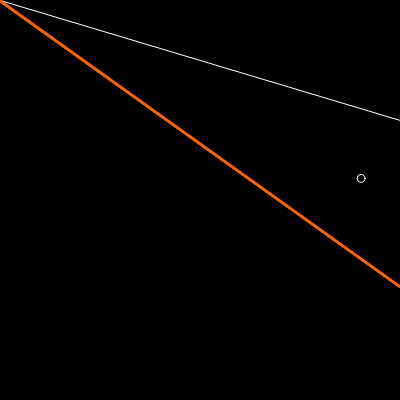
Frame 1 (no input)
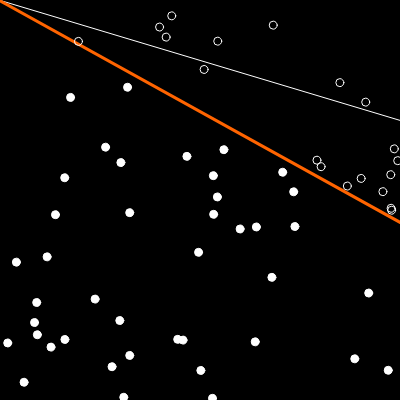
Frame 60 (no input)
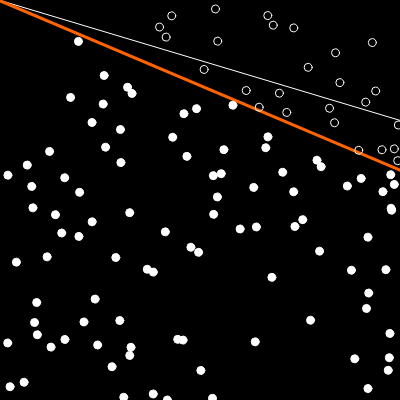
Frame 120 (the mouse pressed at the canvas centre since frame 60)

The p5.js sketch that drew these frames (run headless with seeded random() and noise() and a simulated clock; from frame 60 on, the mouse is pressed at the canvas centre):

// p5.js sketch
// ── sketch.js
let sampleSize = 2000;
let samplex = new Array(sampleSize).fill(0).map((x) => Math.random());
let sampley = new Array(sampleSize).fill(0).map((x) => Math.random());
let inputs = [];
let correct = [];
let neuron;

// The function to describe a line
function f(x) {
  let y = 0.3 * x + 0.4;
  return y;
}

/* function linear(x, y) {
  if (x >= y) {
    return +1;
  } else {
    return -1;
  }
} */
function setup() {
  //create training training sample
  createCanvas(400, 400);
  samplex = samplex.map((x) => map(x, 0, 1, 0, width));
  sampley = sampley.map((x) => map(x, 0, 1, 0, height));

  //training sample
  for (let i = 0; i < sampleSize; i++) {
    inputs[i] = [samplex[i], sampley[i], 1];
    if (f(samplex[i]) >= sampley[i]) {
      correct[i] = +1;
    } else {
      correct[i] = -1;
    }
  }
  //frameRate(1); //very slowly

  neuron = new Perceptron();
}

let index = 0;

function draw() {
  background(0);

  //plot right line
  stroke(255);
  line(0, f(0), width, f(width));
  //train slowly
  neuron.train(inputs[index], correct[index]);
  index = (index + 1) % sampleSize;
  console.log(index);

  //draw current line
  // Formula is weights[0]*x + weights[1]*y + weights[2] = 0
  let w = neuron.getWeights();
  let a = -w[0] / w[1];
  let b = -w[2] / w[1];
  let x1 = 0;
  let x2 = width;
  let y1 = +a * x1 + b;
  let y2 = +a * x2 + b;
  stroke(255, 100, 0);
  strokeWeight(3);
  line(x1, y1, x2, y2);

  //how its performing?
  noStroke();
  for (let i = 0; i < index; i++) {
    let guess = neuron.feedforward(inputs[i]);
    stroke(255);
    strokeWeight(1);
    fill(255);
    if (guess > 0) noFill();
    /* stroke(255, 0, 0);
    if (guess == correct[i]) {
      stroke(0, 255, 0);
    } */
    //just draw the point below the current line
    ellipse(inputs[i][0], inputs[i][1], 8, 8);
  }
}

function mousePressed() {
  console.log("train");
  //train 10 times

  /* for (let i = 0; i < sampleSize; i++) {
    neuron.train(inputs[i], correct[i]); 
  } */

  console.log(neuron.getWeights());
}

// ── Population.js




class Population {
    constructor(p, m, num) {
        this.population = [];
        this.matingPool = [];
        this.generations = 0; // counter
        this.finished = false; // flag

        this.target = p; // Target phrase
        this.mutationRate = m; // Mutation rate
        this.perfectScore = 1; //perfection

        this.best = ""; // just to print the best phrase on screen

        for (let i = 0; i < num; i++) {
            this.population[i] = new DNA(this.target.length);
            // array of arrays [, , , , ] -> [[A,B,C,D], [A,x,C,r], [w,?,s,A], ....]
        }
    }

    calcFitness() {
        for (let i = 0; i < this.population.length; i++) {
          this.population[i].calcFitness(this.target); //just call the DNA method
        }
    }

    acceptReject(maxFitness) {
      let i = 0
      while(i < 1000) {
        let ix = floor(random(this.population.length)) //pick an element

        let proba = random(0,maxFitness) //run your chances
        if (proba < this.population[ix].fitness) { //is proba less that your possibilities?
          //if you have a fitness of 10%, few times are gonna be picked
          return ix
        } 
        i++
      }
    }
    generateNextGeneration() {
        //compute individuals over its chances of reproduction
        //reproduction probability proportional to FITNESS
        //THIS IS THE PART THAT I CHANGED to RejectionSampling
        //max fitness probability

        let maxFitness = 0;
        for (let i = 0; i < this.population.length; i++) {if (this.population[i].fitness > maxFitness) {maxFitness = this.population[i].fitness;}}

        //create a new array where the number of individuals is proportional to its fitness 
      //DONT FOTGET THIS  
      this.matingPool = []; // restart the pool
        
      let newPopu = []; 
      //crossover
      for (let i = 0; i < this.population.length ; i++) {
        let randomIndexA = this.acceptReject(maxFitness)
        let randomIndexB = this.acceptReject(maxFitness)
        let child = this.population[randomIndexA].crossover(this.population[randomIndexB]);
        newPopu.push(child); //aux Array
        console.log(newPopu)
      }
      
      this.population = newPopu;

      //mutation
      for (let i = 0; i < this.population.length ; i++) {
        this.population[i].mutate(this.mutationRate);
      }

      this.generations += 1;
  }


    // compute metrics
    eval() {
        let bestOne = 0.0;
        let bestOneIndex = 0;

        // get fittest member
        for (let i = 0; i < this.population.length; i++) { if (this.population[i].fitness > bestOne) {bestOne  = this.population[i].fitness; bestOneIndex = i;}}
    
        // best phrase
        this.best = this.population[bestOneIndex].getPhrase();
        // has the stop criteria been reached?
        if (bestOne == 0.01 + this.perfectScore) {
            this.finished = true;
        }
    }

    // No important methods ------------------------------------------
    getFinished() {return this.finished;}

    getBest() {return this.best;}

    getGenerations() {return this.generations;}

    getAverageFitness() {
        let score = 0;
        for (let i = 0; i < this.population.length; i++) {score += this.population[i].fitness}
        return score/this.population.length;
    }

    getAllPhrases() {
        let phrases = [];
        for (let i = 0; i < this.population.length; i++) {
            phrases.push(this.population[i].getPhrase());
        }
        return phrases;
    }

}

// ── perceptron.js
class Perceptron {
  constructor() {
    this.weights = [];
    this.alpha = 0.001;

    for (let i = 0; i < 3; i++) {
      this.weights[i] = random(-100, 100);
      //x,y and bias
    }
  }

  train(inputs, target) {
    //calculate the output
    let guess = this.feedforward(inputs);
    //calculate the error
    let error = target - guess;
    //console.log(this.weights);

    //correct the wights based on the error (if error=0 no correction)
    for (let i = 0; i < inputs.length; i++) {
      this.weights[i] += error * inputs[i] * this.alpha;
    }
  }

  feedforward(inputs) {
    //guess operation
    let sum = 0;
    for (let i = 0; i < inputs.length; i++) {
      sum += this.weights[i] * inputs[i];
    }
    //console.log(this.activate(sum));
    return this.activate(sum);
  }

  activate(y) {
    if (y >= 0) {
      return +1;
    } else {
      return -1;
    }
  }

  getWeights() {
    return this.weights;
  }
}
